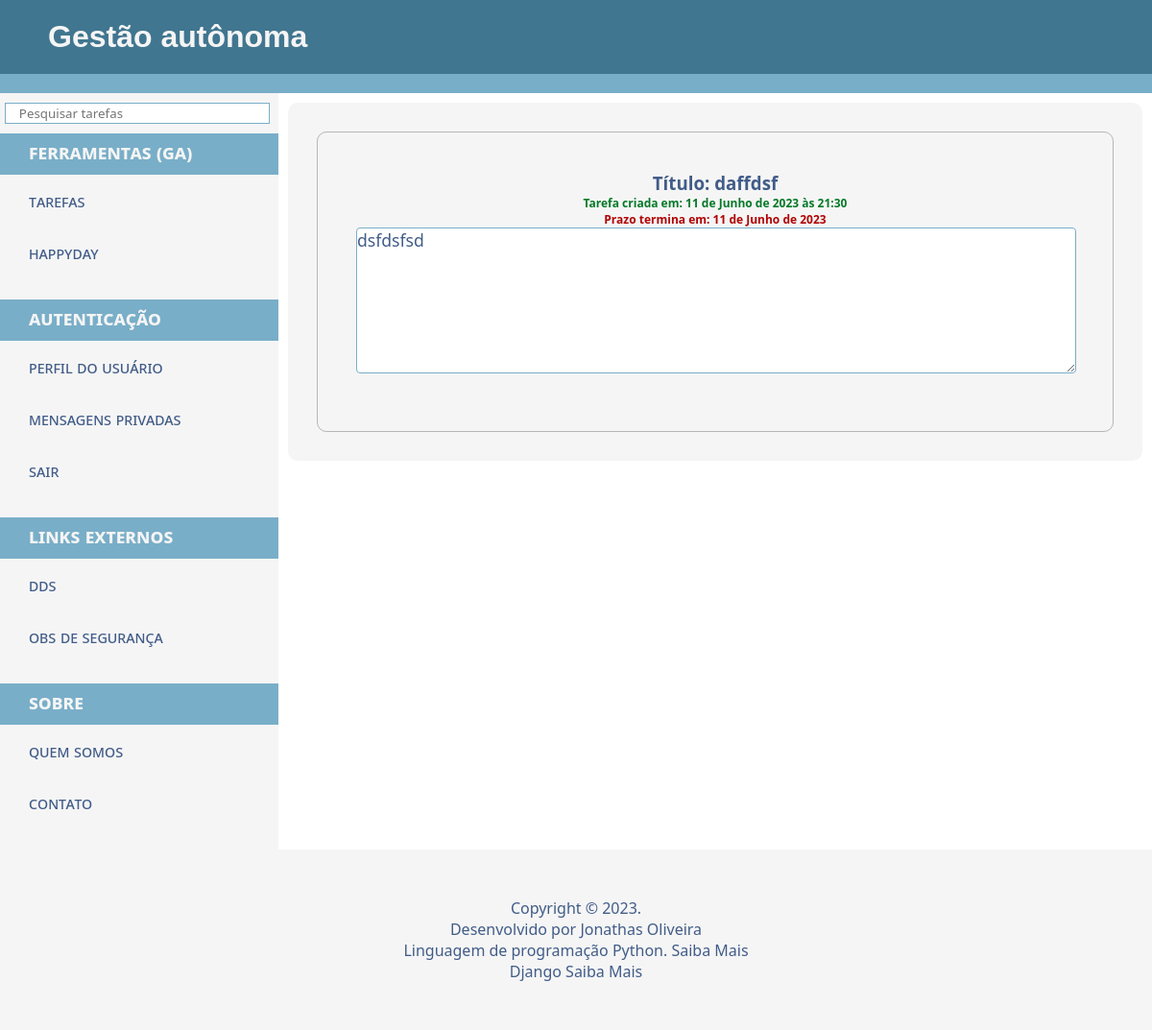
/1/ (signed in), run on the app's committed database.
### tasks/models.py (models this page shows, shortened)
class Task(models.Model):
    STATUS = (('doing','Aberto'),('done' ,'Concluido'),('fail', 'Falha'))
    letra = (('all','Todas'),('a','A1'),('b','B2'),('c', 'C3'),('d', 'D4'),('e', 'E5'))
    title = models.CharField(max_length=100)
    description = models.TextField()
    Escala = models.CharField(max_length=10, choices=letra, default='all')
    done = models.CharField(max_length=7, choices=STATUS, default='doing')
    EndTime = models.DateField(blank=True, null=True)
    feedback = models.TextField(blank=True, null=True)
    created_task = models.DateTimeField(auto_now_add=True)
    updated_task = models.DateTimeField(auto_now=True)

### tasks/views.py (the view)
# urls.py: path('<int:id>/', views.updateTask, name='update-task'),
@login_required
def updateTask(request, id):
    task = get_object_or_404(Task, pk=id)
    if request.method == 'POST':
        form = TaskForm(request.POST, instance=task)
        if form.is_valid():
            form.save()
            return redirect('/')
    else:
        form = TaskForm(instance=task)
    return render(request, 'task.html', {'form': form, 'task': task})

### tasks/forms.py (shortened to what this page needs)
class TaskForm(forms.ModelForm):
    done = forms.ChoiceField(choices=Task.STATUS, initial='done', widget=forms.HiddenInput())
    class Meta:
        model = Task
        fields = ['done', 'feedback']
        widgets = {
            'done': forms.HiddenInput(),
        }

### main/context_global.py (called while the page is built)
def pic_global(request):
    profile = None
    if request.user.is_authenticated:
        if UserProfile.objects.filter(user=request.user).exists():
            profile = UserProfile.objects.get(user=request.user)
    return {'profile': profile}

### tasks/templates/task.html (shortened to what this page needs)
{% extends 'base.html' %}
{% block main %}
<article>
    <div class="box-out">
        <h3>Título: {{ task.title }}</h3>
        <h6 class="date">Tarefa criada em: {{ task.created_task }}</h6>
        <h6 class="dateEnd">Prazo termina em: {{ task.EndTime }}</h6>
        <textarea cols="10" rows="10" readonly>{{ task.description }}</textarea>
    </div>
</article>
{% endblock %}

### main/templates/static/css/style.css (style rules this page uses)
* { font-family: 'Segoe UI', Tahoma, Geneva, Verdana, sans-serif; padding: 0; margin: 0; color: #415C88; }
body { display: flex; flex-direction: column; min-height: 100vh; background-color: white; }
article { background-color: whitesmoke; border-radius: 10px; margin: 10px; padding: 30px; }
.box-out { display: flex; flex-direction: column; align-items: center; padding: 40px; border: 1px solid rgba(0, 0, 0, 0.253); border-radius: 10px; }
.date { color: #057928; text-align: right; font-size: 12px; }
.dateEnd { text-align: right; color: #b10404; font-size: 12px; }
textarea { font-size: 1.1em; background-color: #ffff; margin: auto; width: 100%; height: 150px; border: 1px solid #79AEC8;; border-radius: 4px; margin-bottom: 20px; }

### data on the page
Task: title "daffdsf", created_task "11 de Junho de 2023 às 21:30", EndTime "11 de Junho de 2023", description "dsfdsfsd"
